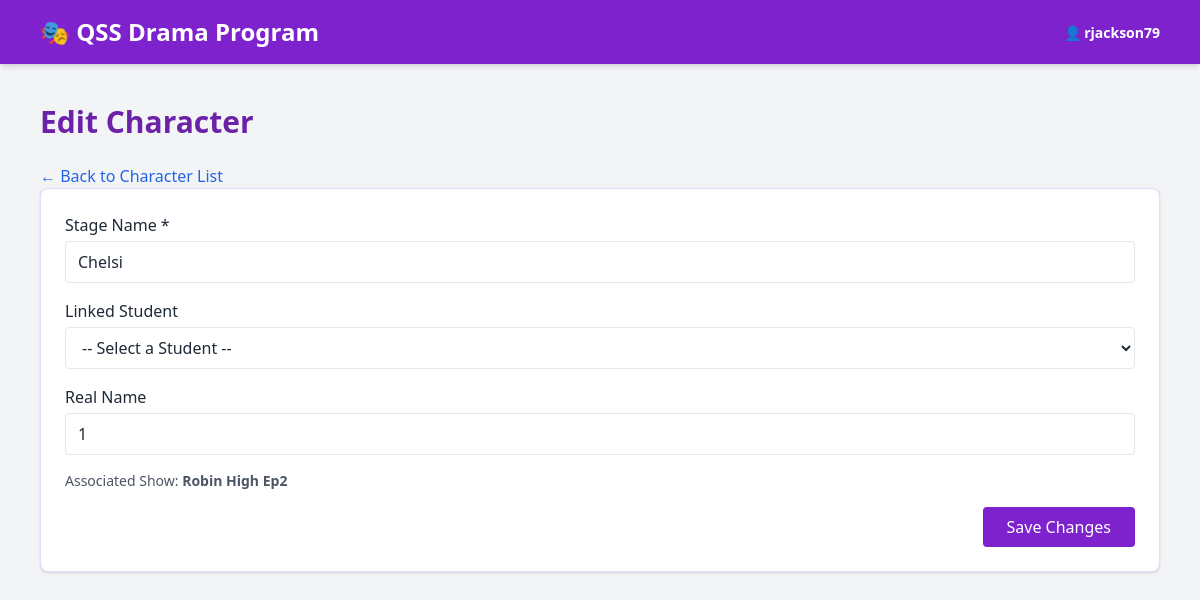
Screenshot of /characters/edit_character.php?id=195 (signed in) with the database file from the repository.
### tables this page shows
CREATE TABLE `characters` (
  `id` int(11) NOT NULL,
  `stage_name` varchar(100) NOT NULL,
  `real_name` varchar(100) DEFAULT NULL,
  `show_id` int(11) DEFAULT NULL,
  `mention_count` int(11) DEFAULT 0,
  `line_count` int(11) DEFAULT 0
);

CREATE TABLE `shows` (
  `id` int(11) NOT NULL,
  `title` varchar(100) NOT NULL,
  `year` int(11) DEFAULT NULL,
  `semester` varchar(20) DEFAULT NULL,
  `notes` text DEFAULT NULL,
  `script_path` varchar(255) DEFAULT NULL
);

### characters/edit_character.php (the view, shortened to what this page needs)
<?php
include '../header.php';
$id = $_GET['id'] ?? null;
$stmt = $pdo->prepare("SELECT * FROM characters WHERE id = ?");
$stmt->execute([$id]);
$char = $stmt->fetch(PDO::FETCH_ASSOC);
$linkedStudentStmt = $pdo->prepare("
    SELECT sc.student_id, s.first_name, s.last_name
    FROM studentcharacters sc
    JOIN students s ON sc.student_id = s.id
    WHERE sc.character_id = ?
");
$linkedStudentStmt->execute([$id]);
$linkedStudent = $linkedStudentStmt->fetch(PDO::FETCH_ASSOC);
$stage_name = $char['stage_name'];
$real_name = $char['real_name'];
$show_id = $char['show_id'];
$linked_student_id = $linkedStudent['student_id'] ?? null;
$showStmt = $pdo->prepare("SELECT title FROM shows WHERE id = ?");
$showStmt->execute([$show_id]);
$show = $showStmt->fetch(PDO::FETCH_ASSOC);
$show_title = $show['title'];
?>
<!DOCTYPE html>
<html lang="en">
<head>
  <script src="https://cdn.tailwindcss.com"></script>
</head>
<body class="bg-gray-100 text-gray-800">
  <main class="flex-1 w-full max-w-6xl px-4 py-10 mx-auto">
    <h1 class="text-3xl font-bold text-purple-800 mb-6">Edit Character</h1>
    <a href="characters.php?show_id=<?= $show_id ?>" class="text-blue-600 hover:underline mb-4">← Back to Character List</a>
    <form method="POST" class="bg-white p-6 rounded-lg shadow border border-purple-200 space-y-4">
      <div>
        <label for="stage_name" class="block font-medium mb-1">Stage Name *</label>
        <input type="text" name="stage_name" id="stage_name" required value="<?= htmlspecialchars($stage_name) ?>"
               class="w-full border rounded px-3 py-2 focus:outline-none focus:ring-2 focus:ring-purple-600">
      </div>
      <div>
        <label for="student_id" class="block font-medium mb-1">Linked Student</label>
        <select name="student_id" id="student_id" class="w-full border rounded px-3 py-2 bg-white focus:outline-none focus:ring-2 focus:ring-purple-600" onchange="toggleManualInput()">
          <option value="">-- Select a Student --</option>
        </select>
      </div>
      <div id="manual-input" class="<?= $linked_student_id ? 'hidden' : '' ?>">
        <label for="real_name" class="block font-medium mb-1">Real Name</label>
        <input type="text" name="real_name" id="real_name" value="<?= htmlspecialchars($real_name) ?>"
               class="w-full border rounded px-3 py-2 focus:outline-none focus:ring-2 focus:ring-purple-600">
      </div>
      <div>
        <p class="text-sm text-gray-600">Associated Show: <strong><?= htmlspecialchars($show_title) ?></strong></p>
      </div>
      <div class="flex justify-end">
        <button type="submit" class="bg-purple-700 text-white px-6 py-2 rounded hover:bg-purple-600 transition">
          Save Changes
        </button>
      </div>
    </form>
  </main>
</body>
</html>

### rows the page displays
characters: stage_name "Chelsi", real_name "1"
shows: title "Robin High Ep2"

### other values shown
$_SESSION['username'] "rjackson79"
